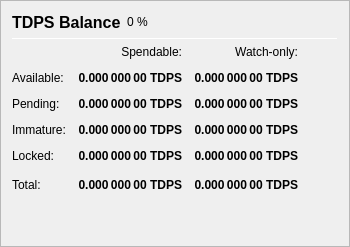
                   <widget class="QFrame" name="frame_Balances">
                    <property name="frameShape">
                     <enum>QFrame::StyledPanel</enum>
                    </property>
                    <property name="frameShadow">
                     <enum>QFrame::Raised</enum>
                    </property>
                    <layout class="QVBoxLayout" name="verticalLayout_4">
                     <item>
                      <layout class="QHBoxLayout" name="horizontalLayout_4">
                       <item>
                        <widget class="QLabel" name="label_5">
                         <property name="minimumSize">
                          <size>
                           <width>0</width>
                           <height>20</height>
                          </size>
                         </property>
                         <property name="font">
                          <font>
                           <pointsize>12</pointsize>
                           <weight>75</weight>
                           <bold>true</bold>
                          </font>
                         </property>
                         <property name="text">
                          <string>TDPS Balance</string>
                         </property>
                        </widget>
                       </item>
                       <item>
                        <widget class="QLabel" name="labelTDPSPercent">
                         <property name="text">
                          <string notr="true">0 %</string>
                         </property>
                        </widget>
                       </item>
                       <item>
                        <spacer name="horizontalSpacer_3">
                         <property name="orientation">
                          <enum>Qt::Horizontal</enum>
                         </property>
                         <property name="sizeHint" stdset="0">
                          <size>
                           <width>40</width>
                           <height>20</height>
                          </size>
                         </property>
                        </spacer>
                       </item>
                      </layout>
                     </item>
                     <item>
                      <widget class="Line" name="line_Balance">
                       <property name="minimumSize">
                        <size>
                         <width>0</width>
                         <height>1</height>
                        </size>
                       </property>
                       <property name="maximumSize">
                        <size>
                         <width>16777215</width>
                         <height>1</height>
                        </size>
                       </property>
                       <property name="orientation">
                        <enum>Qt::Horizontal</enum>
                       </property>
                      </widget>
                     </item>
                     <item>
                      <layout class="QGridLayout" name="gridLayout">
                       <property name="spacing">
                        <number>12</number>
                       </property>
                       <item row="0" column="1">
                        <widget class="QLabel" name="labelSpendable">
                         <property name="text">
                          <string>Spendable:</string>
                         </property>
                         <property name="alignment">
                          <set>Qt::AlignRight|Qt::AlignTrailing|Qt::AlignVCenter</set>
                         </property>
                        </widget>
                       </item>
                       <item row="0" column="2">
                        <widget class="QLabel" name="labelWatchonly">
                         <property name="text">
                          <string>Watch-only:</string>
                         </property>
                         <property name="alignment">
                          <set>Qt::AlignRight|Qt::AlignTrailing|Qt::AlignVCenter</set>
                         </property>
                        </widget>
                       </item>
                       <item row="1" column="0">
                        <widget class="QLabel" name="labelBalanceText">
                         <property name="text">
                          <string>Available:</string>
                         </property>
                        </widget>
                       </item>
                       <item row="1" column="1">
                        <widget class="QLabel" name="labelBalance">
                         <property name="font">
                          <font>
                           <weight>75</weight>
                           <bold>true</bold>
                          </font>
                         </property>
                         <property name="cursor">
                          <cursorShape>IBeamCursor</cursorShape>
                         </property>
                         <property name="toolTip">
                          <string>Your current spendable balance</string>
                         </property>
                         <property name="text">
                          <string notr="true">0.000 000 00 TDPS</string>
                         </property>
                         <property name="alignment">
                          <set>Qt::AlignRight|Qt::AlignTrailing|Qt::AlignVCenter</set>
                         </property>
                         <property name="textInteractionFlags">
                          <set>Qt::LinksAccessibleByMouse|Qt::TextSelectableByKeyboard|Qt::TextSelectableByMouse</set>
                         </property>
                        </widget>
                       </item>
                       <item row="1" column="2">
                        <widget class="QLabel" name="labelWatchAvailable">
                         <property name="font">
                          <font>
                           <weight>75</weight>
                           <bold>true</bold>
                          </font>
                         </property>
                         <property name="cursor">
                          <cursorShape>IBeamCursor</cursorShape>
                         </property>
                         <property name="toolTip">
                          <string>Your current balance in watch-only addresses</string>
                         </property>
                         <property name="text">
                          <string notr="true">0.000 000 00 TDPS</string>
                         </property>
                         <property name="alignment">
                          <set>Qt::AlignRight|Qt::AlignTrailing|Qt::AlignVCenter</set>
                         </property>
                         <property name="textInteractionFlags">
                          <set>Qt::LinksAccessibleByMouse|Qt::TextSelectableByKeyboard|Qt::TextSelectableByMouse</set>
                         </property>
                        </widget>
                       </item>
                       <item row="2" column="0">
                        <widget class="QLabel" name="labelPendingText">
                         <property name="text">
                          <string>Pending:</string>
                         </property>
                        </widget>
                       </item>
                       <item row="2" column="1">
                        <widget class="QLabel" name="labelUnconfirmed">
                         <property name="font">
                          <font>
                           <weight>75</weight>
                           <bold>true</bold>
                          </font>
                         </property>
                         <property name="cursor">
                          <cursorShape>IBeamCursor</cursorShape>
                         </property>
                         <property name="toolTip">
                          <string>Total of transactions that have yet to be confirmed, and do not yet count toward the spendable balance</string>
                         </property>
                         <property name="text">
                          <string notr="true">0.000 000 00 TDPS</string>
                         </property>
                         <property name="alignment">
                          <set>Qt::AlignRight|Qt::AlignTrailing|Qt::AlignVCenter</set>
                         </property>
                         <property name="textInteractionFlags">
                          <set>Qt::LinksAccessibleByMouse|Qt::TextSelectableByKeyboard|Qt::TextSelectableByMouse</set>
                         </property>
                        </widget>
                       </item>
                       <item row="2" column="2">
                        <widget class="QLabel" name="labelWatchPending">
                         <property name="font">
                          <font>
                           <weight>75</weight>
                           <bold>true</bold>
                          </font>
                         </property>
                         <property name="cursor">
                          <cursorShape>IBeamCursor</cursorShape>
                         </property>
                         <property name="toolTip">
                          <string>Unconfirmed transactions to watch-only addresses</string>
                         </property>
                         <property name="text">
                          <string notr="true">0.000 000 00 TDPS</string>
                         </property>
                         <property name="alignment">
                          <set>Qt::AlignRight|Qt::AlignTrailing|Qt::AlignVCenter</set>
                         </property>
                         <property name="textInteractionFlags">
                          <set>Qt::LinksAccessibleByMouse|Qt::TextSelectableByKeyboard|Qt::TextSelectableByMouse</set>
                         </property>
                        </widget>
                       </item>
                       <item row="3" column="0">
                        <widget class="QLabel" name="labelImmatureText">
                         <property name="text">
                          <string>Immature:</string>
                         </property>
                        </widget>
                       </item>
                       <item row="3" column="1">
                        <widget class="QLabel" name="labelImmature">
                         <property name="font">
                          <font>
                           <weight>75</weight>
                           <bold>true</bold>
                          </font>
                         </property>
                         <property name="cursor">
                          <cursorShape>IBeamCursor</cursorShape>
                         </property>
                         <property name="toolTip">
                          <string>Staked or masternode rewards that has not yet matured</string>
                         </property>
                         <property name="text">
                          <string notr="true">0.000 000 00 TDPS</string>
                         </property>
                         <property name="alignment">
                          <set>Qt::AlignRight|Qt::AlignTrailing|Qt::AlignVCenter</set>
                         </property>
                         <property name="textInteractionFlags">
                          <set>Qt::LinksAccessibleByMouse|Qt::TextSelectableByKeyboard|Qt::TextSelectableByMouse</set>
                         </property>
                        </widget>
                       </item>
                       <item row="3" column="2">
                        <widget class="QLabel" name="labelWatchImmature">
                         <property name="font">
                          <font>
                           <weight>75</weight>
                           <bold>true</bold>
                          </font>
                         </property>
                         <property name="cursor">
                          <cursorShape>IBeamCursor</cursorShape>
                         </property>
                         <property name="toolTip">
                          <string>Staked or masternode rewards in watch-only addresses that has not yet matured</string>
                         </property>
                         <property name="text">
                          <string notr="true">0.000 000 00 TDPS</string>
                         </property>
                         <property name="alignment">
                          <set>Qt::AlignRight|Qt::AlignTrailing|Qt::AlignVCenter</set>
                         </property>
                         <property name="textInteractionFlags">
                          <set>Qt::LinksAccessibleByMouse|Qt::TextSelectableByKeyboard|Qt::TextSelectableByMouse</set>
                         </property>
                        </widget>
                       </item>
                       <item row="4" column="0">
                        <widget class="QLabel" name="labelLockedBalanceText">
                         <property name="toolTip">
                          <string>Locked TDPS or Masternode collaterals. These are excluded from zTDPS minting.</string>
                         </property>
                         <property name="text">
                          <string>Locked:</string>
                         </property>
                        </widget>
                       </item>
                       <item row="4" column="1">
                        <widget class="QLabel" name="labelLockedBalance">
                         <property name="font">
                          <font>
                           <weight>75</weight>
                           <bold>true</bold>
                          </font>
                         </property>
                         <property name="cursor">
                          <cursorShape>IBeamCursor</cursorShape>
                         </property>
                         <property name="toolTip">
                          <string>Locked TDPS or Masternode collaterals. These are excluded from zTDPS minting.</string>
                         </property>
                         <property name="text">
                          <string notr="true">0.000 000 00 TDPS</string>
                         </property>
                         <property name="alignment">
                          <set>Qt::AlignRight|Qt::AlignTrailing|Qt::AlignVCenter</set>
                         </property>
                         <property name="textInteractionFlags">
                          <set>Qt::LinksAccessibleByMouse|Qt::TextSelectableByKeyboard|Qt::TextSelectableByMouse</set>
                         </property>
                        </widget>
                       </item>
                       <item row="4" column="2">
                        <widget class="QLabel" name="labelWatchLocked">
                         <property name="font">
                          <font>
                           <weight>75</weight>
                           <bold>true</bold>
                          </font>
                         </property>
                         <property name="cursor">
                          <cursorShape>IBeamCursor</cursorShape>
                         </property>
                         <property name="toolTip">
                          <string>Current locked balance in watch-only addresses</string>
                         </property>
                         <property name="text">
                          <string notr="true">0.000 000 00 TDPS</string>
                         </property>
                         <property name="alignment">
                          <set>Qt::AlignRight|Qt::AlignTrailing|Qt::AlignVCenter</set>
                         </property>
                         <property name="textInteractionFlags">
                          <set>Qt::LinksAccessibleByMouse|Qt::TextSelectableByKeyboard|Qt::TextSelectableByMouse</set>
                         </property>
                        </widget>
                       </item>
                       <item row="5" column="0">
                        <widget class="QLabel" name="labelTotalText">
                         <property name="toolTip">
                          <string>Your current TradePlus Coin balance, unconfirmed and immature transactions included</string>
                         </property>
                         <property name="text">
                          <string>Total:</string>
                         </property>
                        </widget>
                       </item>
                       <item row="5" column="1">
                        <widget class="QLabel" name="labelTotal">
                         <property name="font">
                          <font>
                           <weight>75</weight>
                           <bold>true</bold>
                          </font>
                         </property>
                         <property name="cursor">
                          <cursorShape>IBeamCursor</cursorShape>
                         </property>
                         <property name="toolTip">
                          <string>Your current TradePlus_Coin balance, unconfirmed and immature transactions included</string>
                         </property>
                         <property name="text">
                          <string notr="true">0.000 000 00 TDPS</string>
                         </property>
                         <property name="alignment">
                          <set>Qt::AlignRight|Qt::AlignTrailing|Qt::AlignVCenter</set>
                         </property>
                         <property name="textInteractionFlags">
                          <set>Qt::LinksAccessibleByMouse|Qt::TextSelectableByKeyboard|Qt::TextSelectableByMouse</set>
                         </property>
                        </widget>
                       </item>
                       <item row="5" column="2">
                        <widget class="QLabel" name="labelWatchTotal">
                         <property name="font">
                          <font>
                           <weight>75</weight>
                           <bold>true</bold>
                          </font>
                         </property>
                         <property name="cursor">
                          <cursorShape>IBeamCursor</cursorShape>
                         </property>
                         <property name="toolTip">
                          <string>Current total balance in watch-only addresses</string>
                         </property>
                         <property name="text">
                          <string notr="true">0.000 000 00 TDPS</string>
                         </property>
                         <property name="alignment">
                          <set>Qt::AlignRight|Qt::AlignTrailing|Qt::AlignVCenter</set>
                         </property>
                         <property name="textInteractionFlags">
                          <set>Qt::LinksAccessibleByMouse|Qt::TextSelectableByKeyboard|Qt::TextSelectableByMouse</set>
                         </property>
                        </widget>
                       </item>
                       <item row="5" column="3">
                        <spacer name="horizontalSpacer_9">
                         <property name="orientation">
                          <enum>Qt::Horizontal</enum>
                         </property>
                         <property name="sizeHint" stdset="0">
                          <size>
                           <width>40</width>
                           <height>20</height>
                          </size>
                         </property>
                        </spacer>
                       </item>
                      </layout>
                     </item>
                     <item>
                      <spacer name="verticalSpacer_3">
                       <property name="orientation">
                        <enum>Qt::Vertical</enum>
                       </property>
                       <property name="sizeHint" stdset="0">
                        <size>
                         <width>20</width>
                         <height>40</height>
                        </size>
                       </property>
                      </spacer>
                     </item>
                    </layout>
                   </widget>
